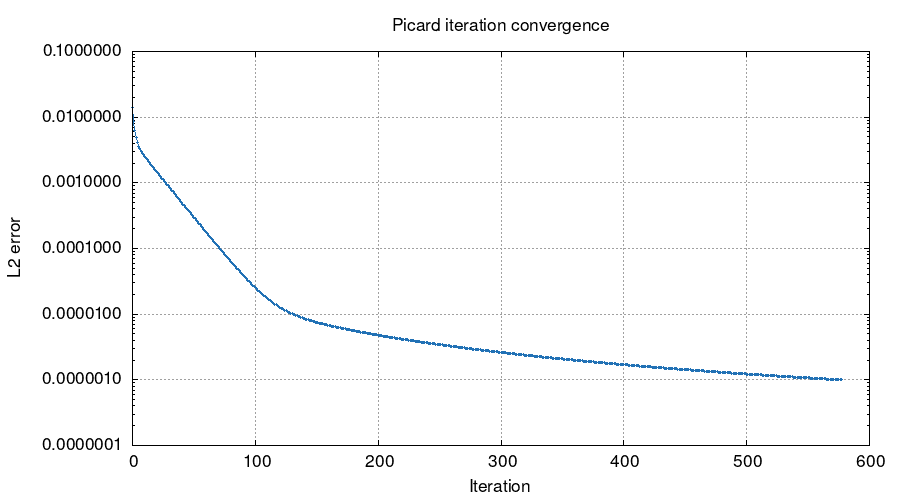

Source code (gnuplot):
set terminal png size 900,500 enhanced font 'Helvetica,13'
set output 'output/convergence.png'

set title 'Picard iteration convergence'
set xlabel 'Iteration'
set ylabel 'L2 error'
set logscale y
set grid
set key off

plot 'output/convergence.dat' using 1:2 with linespoints pt 7 ps 0.4 lw 1.2 lc rgb '#2171b5' notitle
